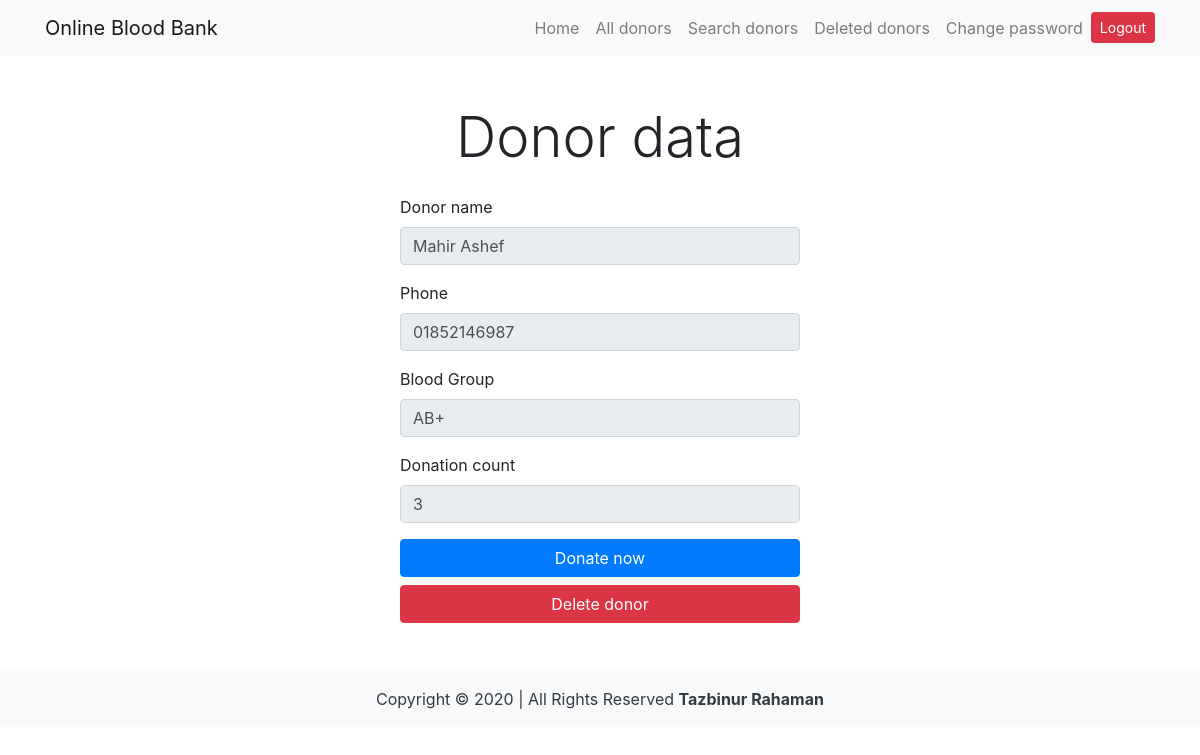
Page /donor_data.php?id=3 (signed in) on the committed database.
### tables this page shows
CREATE TABLE `donor_list` (
  `id` int(225) NOT NULL,
  `name` varchar(225) NOT NULL,
  `phone` varchar(225) NOT NULL,
  `blood_group` varchar(225) NOT NULL,
  `donation_count` int(225) NOT NULL,
  `del` int(1) NOT NULL DEFAULT '0'
);

### donor_data.php (the view, shortened to what this page needs)
<?php
include 'inc/header.php';
?>
<?php
if (isset($_GET['id'])) {
  $donor_id = $_GET['id'];
  $sql = "SELECT * FROM donor_list WHERE id='$donor_id';";
  $result = mysqli_query($conn, $sql);
  $result_check = mysqli_num_rows($result);
  if( $result_check > 0 ){
    while ($row = mysqli_fetch_assoc($result)) {
        ?>
        <div class="container">
          <div class="text-center mt-5">
            <p class="display-4">Donor data</p>
          </div>
          <form class="pt-2 pb-5 mx-auto" method="post" action="#" style="max-width: 400px">
          <div class="form-group">
            <label>Donor name</label>
            <input name="name" disabled value="<?php echo $row['name']; ?>" type="text" class="form-control">
          </div>
          <div class="form-group">
            <label>Phone</label>
            <input name="phone" disabled value="<?php echo $row['phone']; ?>" type="text" class="form-control">
          </div>
          <div class="form-group">
            <label>Blood Group</label>
            <input name="phone" disabled value="<?php echo $row['blood_group']; ?>" type="text" class="form-control">
          </div>
          <div class="form-group">
            <label>Donation count</label>
            <input name="count" disabled value="<?php echo $row['donation_count']; ?>" type="number" class="form-control">
          </div>
           <a href="donor_data.php?id=<?php echo $donor_id; ?>&action=donate_now" class="btn btn-primary btn-block">Donate now</a>
           <a href="donor_data.php?id=<?php echo $donor_id; ?>&action=delete_donor" class="btn btn-danger btn-block">Delete donor</a>
        </form>
        </div>
        <?php
    }
  }
}
?>
<?php include 'inc/footer.php'; ?>

### rows in the picture
donor_list: name "Mahir Ashef", phone "01852146987", phone "AB+", count "3"
